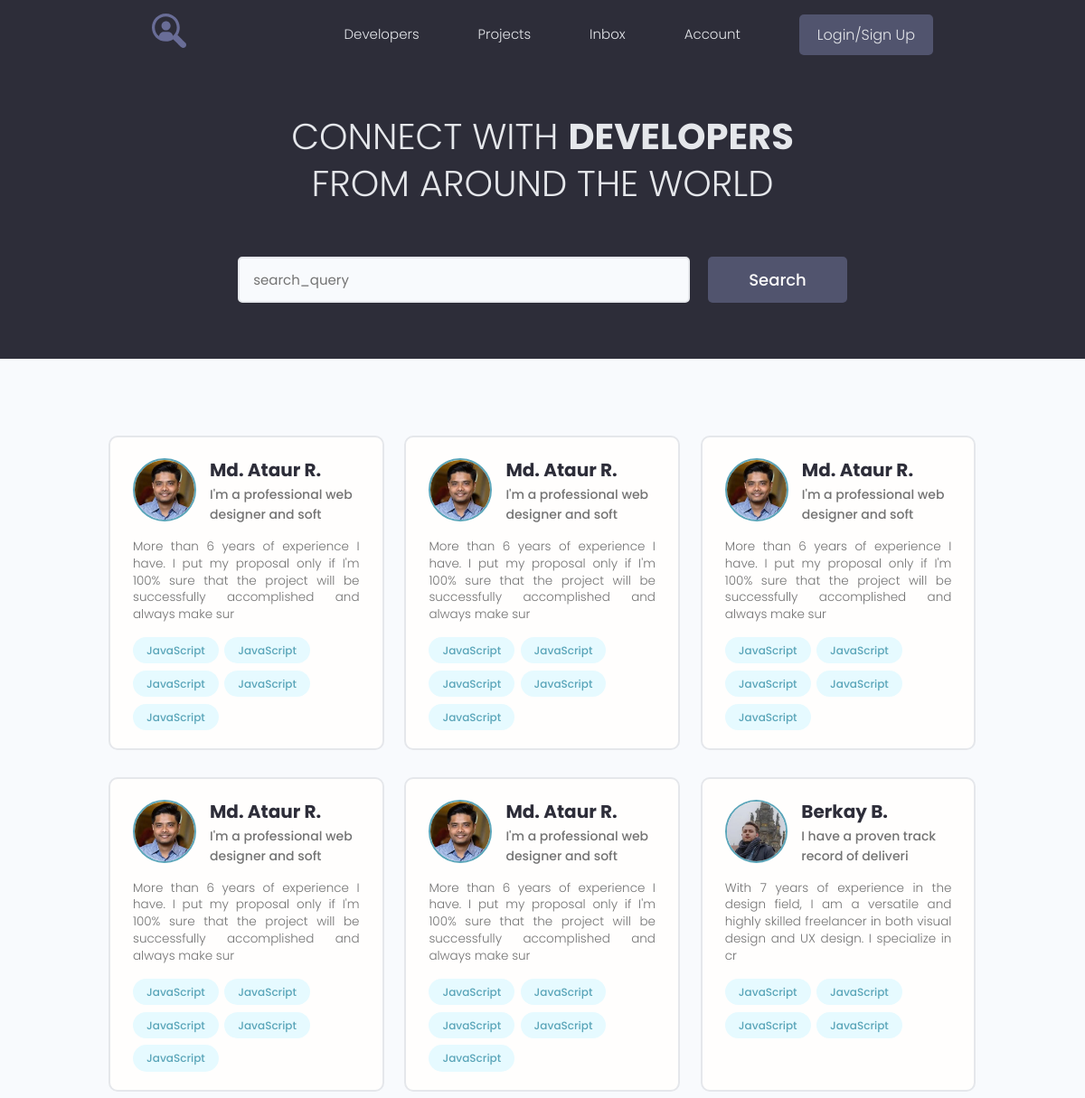
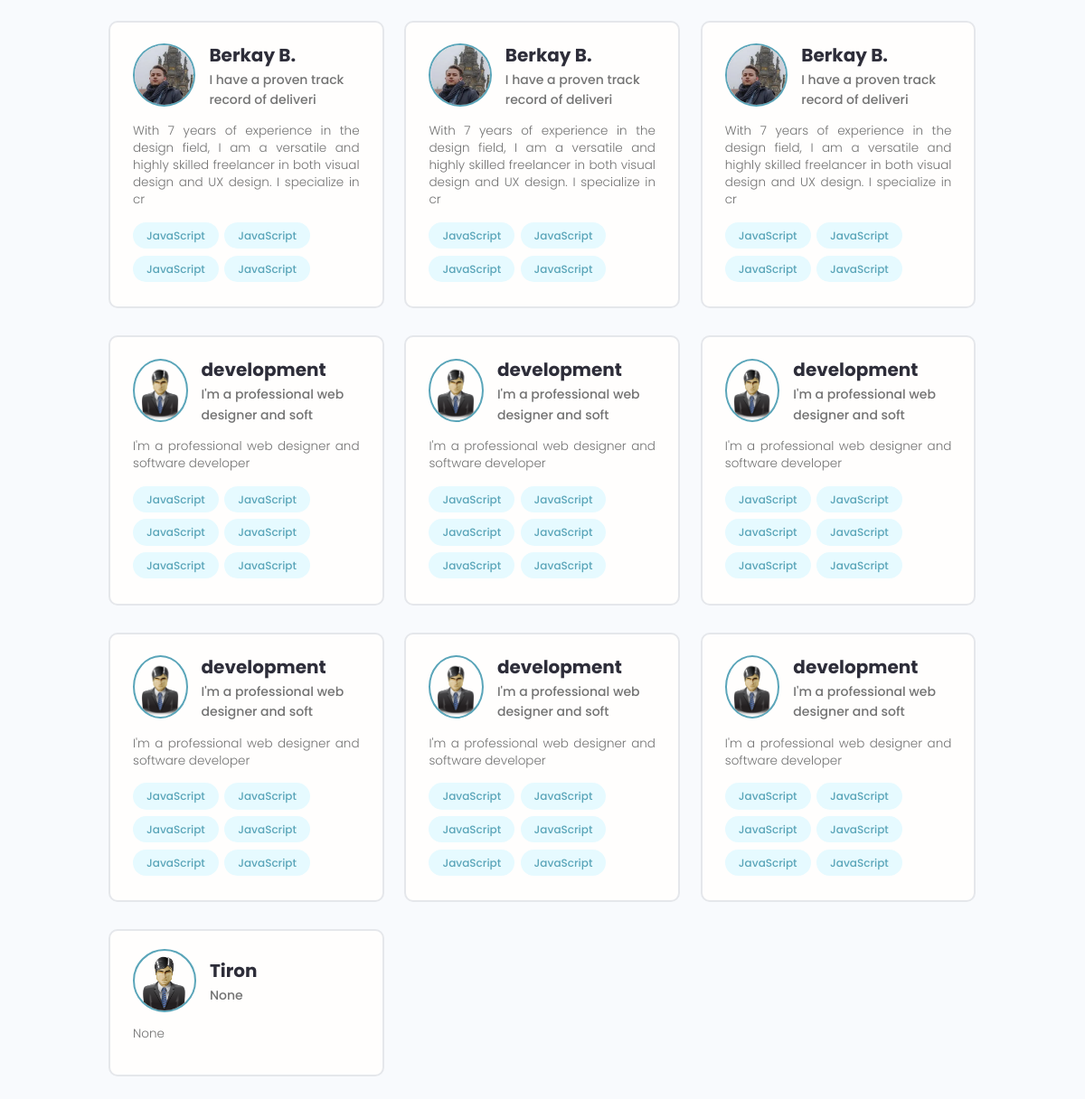
The page / on the database its author committed (2 pictures, top to bottom).
### users/models.py (models this page shows, shortened)
class Profile(models.Model):
    user = models.OneToOneField(User, on_delete=models.CASCADE, blank=True, null=True)
    name = models.CharField(max_length=200, blank=True, null=True)
    email = models.EmailField(max_length=200, blank=True, null=True)
    username = models.CharField(max_length=200, blank=True, null=True)
    short_info = models.CharField(max_length=200, blank=True, null=True)
    bio = models.TextField(blank=True, null=True)
    profile_image = models.ImageField(upload_to="profile/", default='profiles/user-default.png')
    social_github = models.CharField(max_length=200, blank=True, null=True)
    social_youtube = models.CharField(max_length=200, blank=True, null=True)
    social_website = models.CharField(max_length=200, blank=True, null=True)
    created = models.DateTimeField(auto_now_add=True)

class Skill(models.Model):
    owner = models.ForeignKey(Profile, on_delete=models.CASCADE, blank=True, null=True)
    name = models.CharField(max_length=200, blank=True, null=True)
    description = models.TextField(blank=True, null=True)
    created = models.DateTimeField(auto_now_add=True)

### users/views.py (the view)
# urls.py: path('', views.profiles, name='profiles'),
def profiles(request):
    search_query = ''
    if request.GET.get('search_query'):
        search_query = request.GET.get('search_query')
    skills = Skill.objects.filter(name__iexact=search_query)
    prof = Profile.objects.filter(
        Q(name__icontains=search_query) |
        Q(short_info__icontains=search_query) |
        Q(skill__in=skills))
    context = {
        'profiles': prof,
        'search_query': search_query,
    }
    return render(request, 'users/index.html', context)

### users/templates/users/index.html (shortened to what this page needs)
{% extends 'projects/base.html' %}
{% block content %}
  <main class="home">
    <section class="hero-section text-center">
      <div class="container container--narrow">
        <div class="hero-section__box">
          <h2>CONNECT WITH <span>DEVELOPERS</span></h2>
          <h2>FROM AROUND THE WORLD</h2>
        </div>
        <div class="hero-section__search">
          <form class="form" action="{% url 'profiles' %}" method="get">
            <div class="form__field">
              <input class="input input--text" id="formInput#search" type="text" name="search_query" value="search_query"
                placeholder="Search by developer name" />
            </div>
            <input class="btn btn--sub btn--lg" type="submit" value="Search" />
          </form>
        </div>
      </div>
    </section>
    <section class="devlist">
      <div class="container">
        <div class="grid grid--three">
          {% for profile in profiles %}
          <div class="column card">
            <div class="dev">
              <a href="{% url 'user_profile' profile.id %}" class="card__body">
                <div class="dev__profile">
                  <img class="avatar avatar--md" src="{{ profile.profile_image.url }}" alt="image" />
                  <div class="dev__meta">
                    <h3>{{ profile.name }}</h3>
                    <h5>{{ profile.short_info|slice:'40' }}</h5>
                  </div>
                </div>
                <p class="dev__info">
                  {{ profile.bio|slice:'150' }}
                </p>
                <div class="dev__skills">
                  {% for skill in profile.skill_set.all %}
                  <span class="tag tag--pill tag--main">
                    <small>JavaScript</small>
                  </span>
                  {% endfor %}
                </div>
              </a>
            </div>
          </div>
          {% endfor %}
        </div>
      </div>
    </section>
  </main>
{% endblock %}

### projects/static/styles/app.css (style rules this page uses)
:root { --color-sub: #2d2d39; }
.btn--sub { background-color: var(--color-sub-light); }
.card { border: 2px solid var(--color-light); }
img { width: 100%; }
.hero-section { height: 40vh; display: flex; align-items: center; background-color: var(--color-sub); }
.hero-section__box { margin-bottom: 4rem; }
.hero-section__box > h2, .hero-section__box > h2 > span { font-size: 4rem; color: var(--color-light); line-height: 1.3; text-transform: uppercase; }
.hero-section__box > h2 { font-weight: 300; }
.hero-section__box > h2 > span { font-weight: 700; }
.hero-section__search > .form { display: flex; align-items: center; justify-content: center; gap: 2rem; }
.hero-section__search > .form input.input--text { width: 50rem; }
.devlist { margin-top: 8rem; }
.devlist .grid { align-items: stretch; }
.devlist .dev .dev__profile { display: flex; align-items: center; gap: 1.5rem; }
.devlist .dev .dev__meta h3 { color: var(--color-sub); font-size: 2rem; font-weight: 700; }
.devlist .dev .dev__meta h5 { color: var(--color-text); font-size: 1.4rem; font-weight: 500; }
.devlist .dev .dev__info { margin: 1.5rem 0; font-size: 1.35rem; line-height: 1.4; text-align: justify; }

### projects/static/uikit/styles/modules/_variables.css (style rules this page uses)
:root { --color-main: #5aa5b9; --color-main-light: #e6faff; --color-sub: #3f4156; --color-sub-light: #51546e; --color-sub-lighter: #ededfd; --color-text: #737373; --color-gray: #8b8b8b; --color-light: #e5e7eb; --color-light-gray: #767676; --color-bg: #f8fafd; --color-white: #fffefd; --color-white-light: #f3f3f3; --color-success: #359e64; --color-success-bg: #def8e8; --color-error: #fc4b0b; --color-error-bg: #fff2ee; --font-base: 'Poppins', arial, helvetica, 'Segoe UI', roboto, ubuntu, sans-serif; --font-monospace: 'Fira Code', 'Courier New', courier, monospace; --font-regular: 300; --font-medium: 500; --font-bold: 700; --generic-shadow: 1px 1px 5px #00000010; --generic-transition: all 0.3s ease-in-out; }

### projects/static/uikit/styles/modules/_base.css (style rules this page uses)
* { margin: 0; padding: 0; box-sizing: border-box; text-rendering: optimizeLegibility; color: inherit; font-size: inherit; }
html { font-size: 50%; }
@media only screen and (min-width: 480px) { html { font-size: 56.25%; } }
@media only screen and (min-width: 1200px) { html { font-size: 62.5%; } }
body { line-height: 1.6; font-weight: 400; font-size: 1.5rem; color: var(--color-text); background-color: var(--color-bg); min-height: 100vh; }

### projects/static/uikit/styles/modules/_typography.css (style rules this page uses)
* { font-family: var(--font-base); }
h2 { font-size: 3.6rem; font-weight: var(--font-bold); }
h3 { font-size: 3.2rem; font-weight: var(--font-medium); }
h5 { font-size: 2.4rem; font-weight: var(--font-medium); }
h5, h6 { font-weight: var(--font-regular); }
p, span, strong { font-size: 1.6rem; color: var(--color-text); font-weight: var(--font-regular); }
a { padding-bottom: 2px; text-decoration: none; display: inline-block; color: var(--color-main); font-weight: var(--font-medium); }

### projects/static/uikit/styles/modules/_utilities.css (style rules this page uses)
.container { width: 92%; max-width: 165rem; margin: 0 auto; box-sizing: border-box; }
.container--narrow { width: 92%; max-width: 120rem; }
@media screen and (min-width: 1000px) { .container { width: 90%; } }
@media screen and (min-width: 1000px) { .container--narrow { width: 85%; } }
@media screen and (min-width: 1200px) { .container { width: 80%; } }
@media screen and (min-width: 1200px) { .container--narrow { width: 72%; } }
.text-center { text-align: center; }

### projects/static/uikit/styles/modules/_avatar.css (style rules this page uses)
.avatar { border-radius: 50%; border: 2px solid var(--color-main); object-fit: cover; }
.avatar--md { height: 7rem; width: 7rem; }

### projects/static/uikit/styles/modules/_button.css (style rules this page uses)
.btn { display: inline-block; position: relative; cursor: pointer; background-color: var(--color-light); font-weight: var(--font-medium); color: var(--color-sub); text-decoration: none; padding: 1rem 2rem; border-radius: 0.5rem; border: none; width: -webkit-fit-content; width: -moz-fit-content; width: fit-content; height: -webkit-fit-content; height: -moz-fit-content; height: fit-content; font-size: 1.6rem; outline-width: 0; outline-color: transparent; -webkit-backface-visibility: hidden; backface-visibility: hidden; transition: all 0.3s ease-in-out; }
.btn--sub { background-color: var(--color-sub); color: var(--color-white); }
.btn--lg { font-size: 1.8rem; padding: 1.2rem 4.5rem; }

### projects/static/uikit/styles/modules/_card.css (style rules this page uses)
.card { border-radius: 1rem; background-color: var(--color-white); border: 1.5px solid var(--color-light); width: auto; height: auto; margin-top: 0.5rem; margin-bottom: 0.5rem; overflow: hidden; }
.card__body, .card__header { padding: 2rem 2.5rem; }

### rows shown on the page
Profile: profile_image (picture), name "Md. Ataur R.", short_info "I'm a professional web designer and soft", bio "More than 6 years of experience I have. I put my proposal only if I'm 100% sure that the project will be successfully accomplished and always make sur"
Profile: profile_image (picture), name "Berkay B.", short_info "I have a proven track record of deliveri", bio "With 7 years of experience in the design field, I am a versatile and highly skilled freelancer in both visual design and UX design. I specialize in cr"
Profile: profile_image (placeholder picture), name "development", short_info "I'm a professional web designer and soft", bio "I'm a professional web designer and software developer"
Profile: profile_image (placeholder picture), name "Tiron", short_info "None", bio "None"
